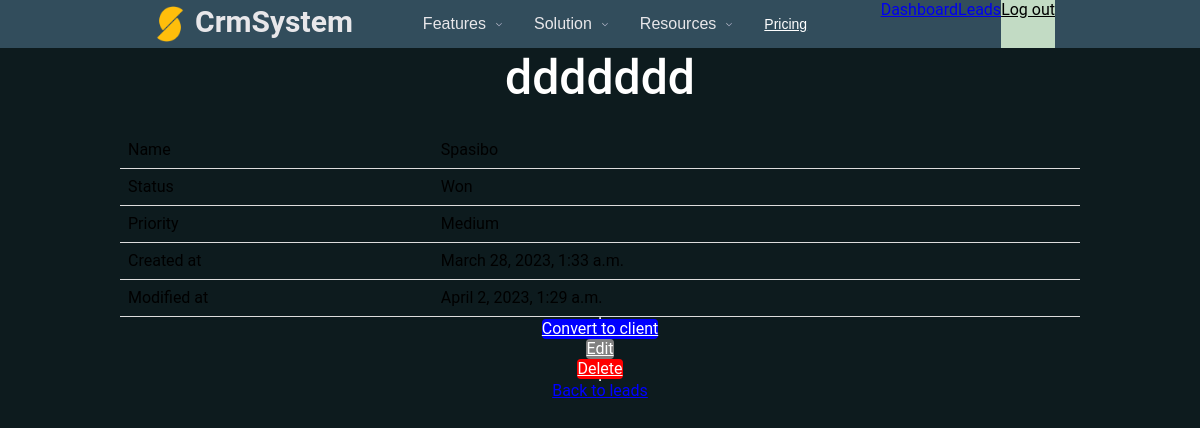
The app's page /dashboard/leads/6/ (signed in) with its own data.
### lead/models.py (models this page shows, shortened)
class Lead(models.Model):
	LOW = 'low'
	MEDIUM = 'medium'
	HIGH = 'high'
	CHOICES_PRIORITY = (
		(LOW, 'Low'),
		(MEDIUM, 'Medium'),
		(HIGH, 'High'),
	)
	NEW = 'new'
	CONTACTED = 'contacted'
	WON = 'won'
	LOST = 'lost'
	CHOICES_STATUS = (
		(NEW, 'New'),
		(CONTACTED, 'Contacted'),
		(WON, 'Won'),
		(LOST, 'Lost'),
	)
	name = models.CharField(max_length=255)
	email = models.EmailField()
	descriptions = models.TextField(blank=True, null=True)
	priority = models.CharField(max_length=10, choices=CHOICES_PRIORITY, default=MEDIUM)
	status = models.CharField(max_length=10, choices=CHOICES_STATUS, default=NEW)
	converted_to_client = models.BooleanField(default=False)
	created_by = models.ForeignKey(User, related_name='leads', on_delete=models.CASCADE)
	created_at = models.DateTimeField(auto_now_add=True)
	modified_at = models.DateTimeField(auto_now=True)

### lead/views.py (the view)
# urls.py: path('<int:pk>/', views.leads_detail, name='leads_detail'),
@login_required
def leads_detail(request, pk):
	lead = get_object_or_404(Lead, created_by=request.user, pk=pk)
	return render(request, 'lead/leads_detail.html', {
		'lead': lead
	})

### templates/lead/leads_detail.html (shortened to what this page needs)
{% extends 'core/view/main_page.html' %}
{% block extra_css %}
    <link rel="stylesheet" href="/static/css/lead_detail.css">
{% endblock %}
{% block content %}
    <div class="py-6 px-6">
        <h1 class="mb-6 text-xl">{{ lead.name }}</h1>
        <table class="lead-table">
            {% if lead.descriptions %}
                <tr>
                    <td class="font-semibold">Name</td>
                    <td>{{ lead.descriptions }}</td>
                </tr>
            {% endif %}
            <tr>
                <td class="font-semibold">Status</td>
                <td>{{ lead.get_status_display }}</td>
            </tr>
            <tr>
                <td class="font-semibold">Priority</td>
                <td>{{ lead.get_priority_display }}</td>
            </tr>
            <tr>
                <td class="font-semibold">Created at</td>
                <td>{{ lead.created_at }}</td>
            </tr>
            <tr>
                <td class="font-semibold">Modified at</td>
                <td>{{ lead.modified_at }}</td>
            </tr>
        </table>
        <hr class="my-4">
        <a href="{% url 'leads_convert' lead.id %}" class="btn btn-primary">Convert to client</a>
        <a href="{% url 'edit_lead' lead.id %}" class="btn btn-secondary">Edit</a>
        <a href="{% url 'leads_delete' lead.id %}" class="btn btn-danger">Delete</a>
        <hr class="my-4">
        <a href="{% url 'leads_list' %}" class="btn btn-link">Back to leads</a>
    </div>
{% endblock %}

### static/css/lead_detail.css (style rules this page uses)
table { border-collapse: collapse; width: 80%; margin: 0 auto; }
th, td { padding: 8px; text-align: left; border-bottom: 1px solid #ddd; }
.btn { border-radius: 0.25rem; display: inline-block; margin: 0 auto; }
.btn-primary { background-color: blue; color: #fff; }
.btn-secondary { background-color: gray; color: #fff; }
.btn-danger { background-color: red; color: #fff; }
.btn-link { color: blue; text-decoration: underline; }
.lead-table { margin: 0 auto; }
.py-6 { display: flex; flex-direction: column; align-items: center; }

### static/css/main.css (style rules this page uses)
* { box-sizing: border-box; margin: 0; padding: 0; }
body { margin: 0; min-height: 100%; min-width: 320px; font-family: 'Roboto', sans-serif; text-rendering: optimizeLegibility; font-size: 16px; background-color: #0D1B1E; line-height: 20px; }
* { -webkit-box-sizing: border-box; box-sizing: border-box; }
h1 { font-weight: 500; font-size: 3rem; line-height: 1.25; margin-bottom: 0.5em; margin-top: 0px; color: #fff; }

### records on screen
Lead: name "ddddddd", descriptions "Spasibo", status "Won", priority "Medium", created_at "March 28, 2023, 1:33 a.m.", modified_at "April 2, 2023, 1:29 a.m."
